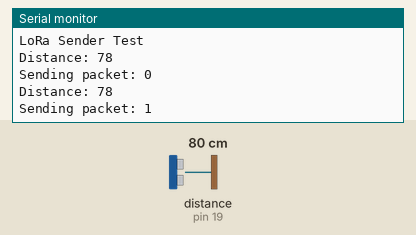
Bench run of a sketch on a simulated Arduino Uno, built with avr-gcc and run on an emulated ATmega328P. Parts: the last lines printed to the serial monitor. Wiring (inferred from the names in the program): ultrasonic range finder: trigger pin 18; echo pin 19. Inputs (shaded band) come from the test bench; at power-on: distance to the obstacle (sensor on pin 19) 80 cm. The echo pulse lasts 58.3 µs per cm; no radio packets arrive unless stated.

Above: at 5.8 s.
5.9 s: distance to the obstacle (sensor on pin 19) set to 2 cm
At 11.0 s:
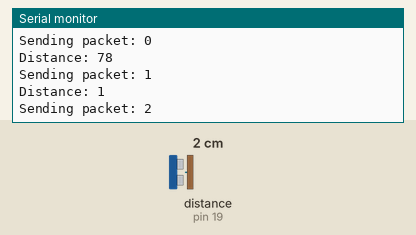
11.9 s: distance to the obstacle (sensor on pin 19) set to 4 cm
At 15.8 s:
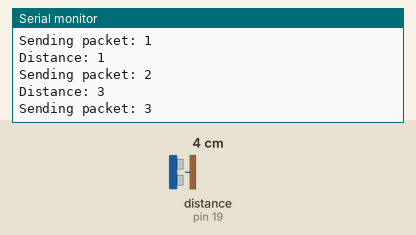
Timing chart, 0 to 17.3 s (numbered marks = the images above; inputs shaded):
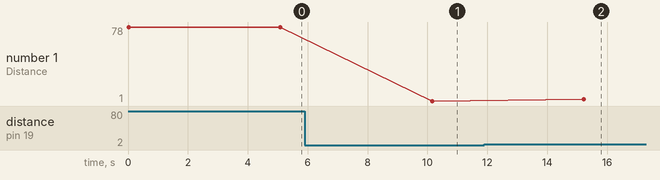

Measured:
- after the input at 5.9 s, the serial monitor: prints a new line after 4.3 s (image 1)
- after the input at 11.9 s, the serial monitor: prints a new line after 3.3 s (image 2)

The sketch:

Arduino_ESP_C3_HC_SR04.ino
```cpp
//LoRa
// Include required libraries
#include <SPI.h>
#include <LoRa.h>

//Sensor
// defines pins numbers
const int trigPin = 18;
const int echoPin = 19;

//LoRa
// Define the pins used by the LoRa module
const int csPin = 0;     // LoRa radio chip select
const int resetPin = 1;  // LoRa radio reset
const int irqPin = 2;    // Must be a hardware interrupt pin

// Message counter
byte msgCount = 0;

//Sensor
// defines variables
long duration;
int distance;
void setup() {
  //Sencor
  pinMode(trigPin, OUTPUT); // Sets the trigPin as an Output
  pinMode(echoPin, INPUT); // Sets the echoPin as an Input
  Serial.begin(115200); // Starts the serial communication

  //LoRa
  while (!Serial)
    ;
  // Setup LoRa module
  LoRa.setPins(csPin, resetPin, irqPin);

  Serial.println("LoRa Sender Test");

  // Start LoRa module at local frequency
  // 433E6 for Asia
  // 866E6 for Europe
  // 915E6 for North America

  if (!LoRa.begin(433E6)) {
    Serial.println("Starting LoRa failed!");
    while (1)
      ;
  }
}
void loop() {
  //Sensor
  // Clears the trigPin
  digitalWrite(trigPin, LOW);
  delayMicroseconds(2);
  // Sets the trigPin on HIGH state for 10 micro seconds
  digitalWrite(trigPin, HIGH);
  delayMicroseconds(10);
  digitalWrite(trigPin, LOW);
  // Reads the echoPin, returns the sound wave travel time in microseconds
  duration = pulseIn(echoPin, HIGH);
  // Calculating the distance
  distance = duration * 0.034 / 2;
  // Prints the distance on the Serial Monitor
  Serial.print("Distance: ");
  Serial.println(distance);


  // LoRa
  Serial.print("Sending packet: ");
  Serial.println(msgCount);

  // Send packet
  LoRa.beginPacket();
  LoRa.print("Sensor 0, ");
  LoRa.print("Packet ");
  LoRa.print(msgCount);
  LoRa.print(", Distance: ");
  LoRa.print(distance);
  LoRa.endPacket();

  // Increment packet counter
  msgCount++;

  // 5-second delay
  delay(5000);

}
```
